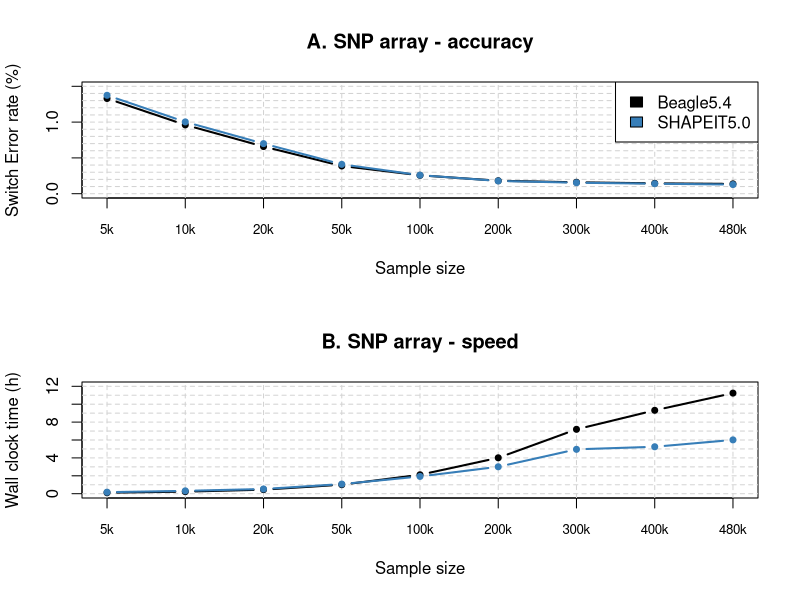

Generate this figure with R:
###### COLORS ######

library(RColorBrewer)
COLpair = brewer.pal(12,"Paired")
COLdiff = brewer.pal(8,"Set1")

###### VECTORS ######
SIZE=c(5000,10000,20000,50000,100000,200000,300000,400000,480853)
lSIZE=c("5k","10k","20k","50k","100k","200k","300k","400k","480k")
nSIZE=length(SIZE)
options(scipen=999)

###### DATA ######
D=read.table("../step1_array/data/data.txt", head=TRUE, stringsAsFactors=FALSE)


#########################################################################################
#					FIGURE0						#
#			Plot switch error rates & sepeed vs sample size 		#						
#########################################################################################

pdf("PDFs/figure0.pdf",6,10)
par(mfrow=c(2,1))

plot(0,0, type='n', xlim=c(1, nSIZE), ylim=c(0.0, 1.5), main="A. SNP array - accuracy", xlab="Sample size", ylab="Switch Error rate (%)", xaxt="n")
axis(1, at=1:nSIZE, label=lSIZE, cex.axis=0.8)
abline(h=seq(0.0,1.5,0.1), col="lightgrey", lty=2)
abline(v=1:nSIZE, col="lightgrey", lty=2)
points(1:nSIZE, D$BeagleTrio, type="b", col="black", lwd=2, pch=20)
points(1:nSIZE, D$ShapeitTrio, type="b", col=COLdiff[2], lwd=2, pch=20)
legend("topright", legend=c("Beagle5.4","SHAPEIT5.0"), fill=c("black", COLdiff[2]), bg="white")

plot(0,0, type='n', xlim=c(1, nSIZE), ylim=c(0.0,12), main="B. SNP array - speed", xlab="Sample size", ylab="Wall clock time (h)", xaxt="n")
axis(1, at=1:nSIZE, label=lSIZE, cex.axis=0.8)
abline(h=seq(0,12,1), col="lightgrey", lty=2)
abline(v=1:nSIZE, col="lightgrey", lty=2)
points(1:nSIZE, D$BeagleT/3600, type="b", col="black", lwd=2, pch=20)
points(1:nSIZE, D$ShapeitT/3600, type="b", col=COLdiff[2], lwd=2, pch=20)

dev.off()

